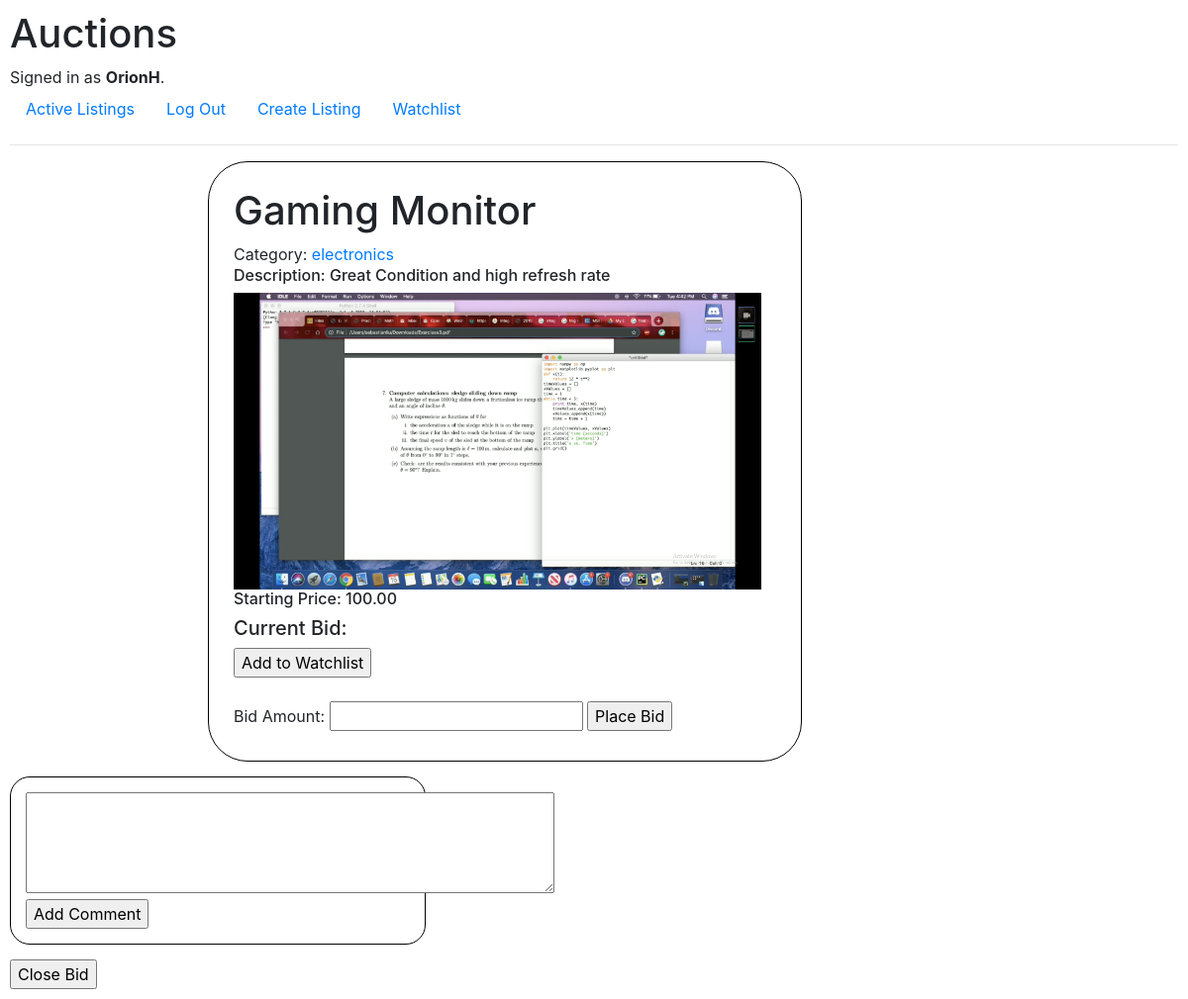
Page /item/17 (signed in) on the committed database.
### auctions/models.py (models this page shows, shortened)
class User(AbstractUser):
    pass

class Item(models.Model):
    Category_Choices = [
        ('miscellaneous', 'Miscellaneous'),
        ('books', 'Books'),
        ('clothing', 'Clothing'),
        ('electronics', 'Electronics'),
        ('furniture', 'Furniture'),
        ('toys', 'Toys'),
    ]
    title = models.CharField(max_length=64)
    description = models.CharField(max_length=64)
    startingbid = models.DecimalField(max_digits=6, decimal_places=2)
    item_img = models.ImageField(upload_to='images', default='path/to/my/default/image.jpg')
    category = models.CharField(max_length=64, choices=Category_Choices, default='miscellaneous')
    watchlist_user = models.ManyToManyField(User, related_name='watchlists', blank=True)
    is_open = models.BooleanField(default=True)
    owner = models.ForeignKey(User, on_delete=models.CASCADE, related_name='items')
    def highest_bid(self):
        highest_bid = self.bid_set.latest('amount')
        return highest_bid

### auctions/views.py (the view)
# urls.py: path("item/<int:listing_id>", views.listing, name="listing"),
def listing(request, listing_id):
    listing = Item.objects.get(id=listing_id)
    user = request.user
    comments = listing.comments.all()
    if listing.is_open==False:
        try:
            highest_bidder = listing.highest_bid().user
            if user==highest_bidder:
                return render(request, "auctions/winnerofbid.html",
                {
                    'comments':comments
                })
            else:
                return render(request, "auctions/closebid.html")
        except:
            return render(request, "auctions/closebid.html")
    elif listing.owner==user:
        return render(request, "auctions/ownerlisting.html",
        {
            "listing":listing,
            'comments': comments
        })
    else:
        return render(request, "auctions/listing.html",
        {
            "listing": listing,
            'comments': comments
        })

### auctions/templates/auctions/ownerlisting.html (shortened to what this page needs)
{% extends "auctions/listing.html" %}
{% block owner %}
    <form method="POST" action="{% url 'closebid' listing.id %}">
        <input type="submit" value="Close Bid">
    </form>
{% endblock %}

### auctions/templates/auctions/listing.html (shortened to what this page needs)
{% extends "auctions/layout.html" %}
{% block body %}
<div class="item-page">
    <div class = "item">
        <h1>{{ listing.title }}</h1>
        Category: <a href="{% url 'display_category' listing.category %}">{{ listing.category }}</a>
        <h6>Description: {{ listing.description }}</h6>
        <img src ="{{ listing.item_img.url }}" class="img-responsive" alt="{{ title }}" style="max-height:300px">
        <h6>Starting Price: {{ listing.startingbid }}</h6>
        <h5>Current Bid: {{ listing.highest_bid.amount }}</h5>
        {% if user in listing.watchlist_user.all %}
        <form method="POST" action="{% url 'remove_from_watchlist' listing.id %}">
            {% csrf_token %}
            <input type="submit" value="Remove from Watchlist">
        </form>
        {% else %}
            <form method="POST" action="{% url 'add_to_watchlist' listing.id %}">
                <input type="submit" value="Add to Watchlist">
            </form>
        {% endif %}
        <br>
        <form method="POST" action="{% url 'place_bid' listing.id %}">
            <label for="bid_amount">Bid Amount:</label>
            <input type="number" name="bid_amount" min="{{ listing.highest_bid }}" step="0.01" required>
            <input type="submit" value="Place Bid">
        </form>
    </div>
    <div class="add-comment">
        <form action="{% url 'add_comment' listing.id %}" method="post">
            <textarea name="comment" rows="4" cols="50"></textarea>
            <input type="submit" value="Add Comment">
        </form>
    </div>
{% endblock %}

### auctions/templates/auctions/layout.html (shortened to what this page needs)
{% load static %}
<!DOCTYPE html>
<html lang="en">
    <head>
        <link rel="stylesheet" href="https://stackpath.bootstrapcdn.com/bootstrap/4.4.1/css/bootstrap.min.css">
        <link href="{% static 'auctions/styles.css' %}" rel="stylesheet">
        <link rel="stylesheet" href="styles.css">
    </head>
    <div>
        <body>
            <h1>Auctions</h1>
            <div>
                {% if user.is_authenticated %}
                    Signed in as <strong>{{ user.username }}</strong>.
                {% else %}
                    Not signed in.
                {% endif %}
            </div>
            <ul class="nav">
                <li class="nav-item">
                    <a class="nav-link" href="{% url 'index' %}">Active Listings</a>
                </li>
                {% if user.is_authenticated %}
                    <li class="nav-item">
                        <a class="nav-link" href="{% url 'logout' %}">Log Out</a>
                    </li>
                    <li>
                        <a class="nav-link" href="{% url 'newlisting' %}">Create Listing</a>
                    </li>
                    <li>
                        <a class="nav-link" href="{% url 'watchlist' %}">Watchlist</a>
                    </li>
                {% endif %}
            </ul>
            <hr>
                {% block body %}
                {% endblock %}
                {% block owner %}
                {% endblock %}
        </body>
    </div>
</html>

### auctions/static/auctions/styles.css (style rules this page uses)
body { padding: 10px; }
.item { display: inline-block; border-radius: 40px; border: 1px solid black; padding: 25px; margin-bottom: 15px; margin-right: 10x; width: 600px; left: 200px; position: relative; }
.item-page { display: inline-block; }
.add-comment { border-radius: 20px; border: 1px solid black; padding: 15px; margin-bottom: 15px; margin-right: 10x; width: 420px; position: static; right: 100px; top: 1000px; }

### rows in the picture
User: username "OrionH"
Item: title "Gaming Monitor", category "electronics", description "Great Condition and high refresh rate", item_img (picture), startingbid "100.00"
